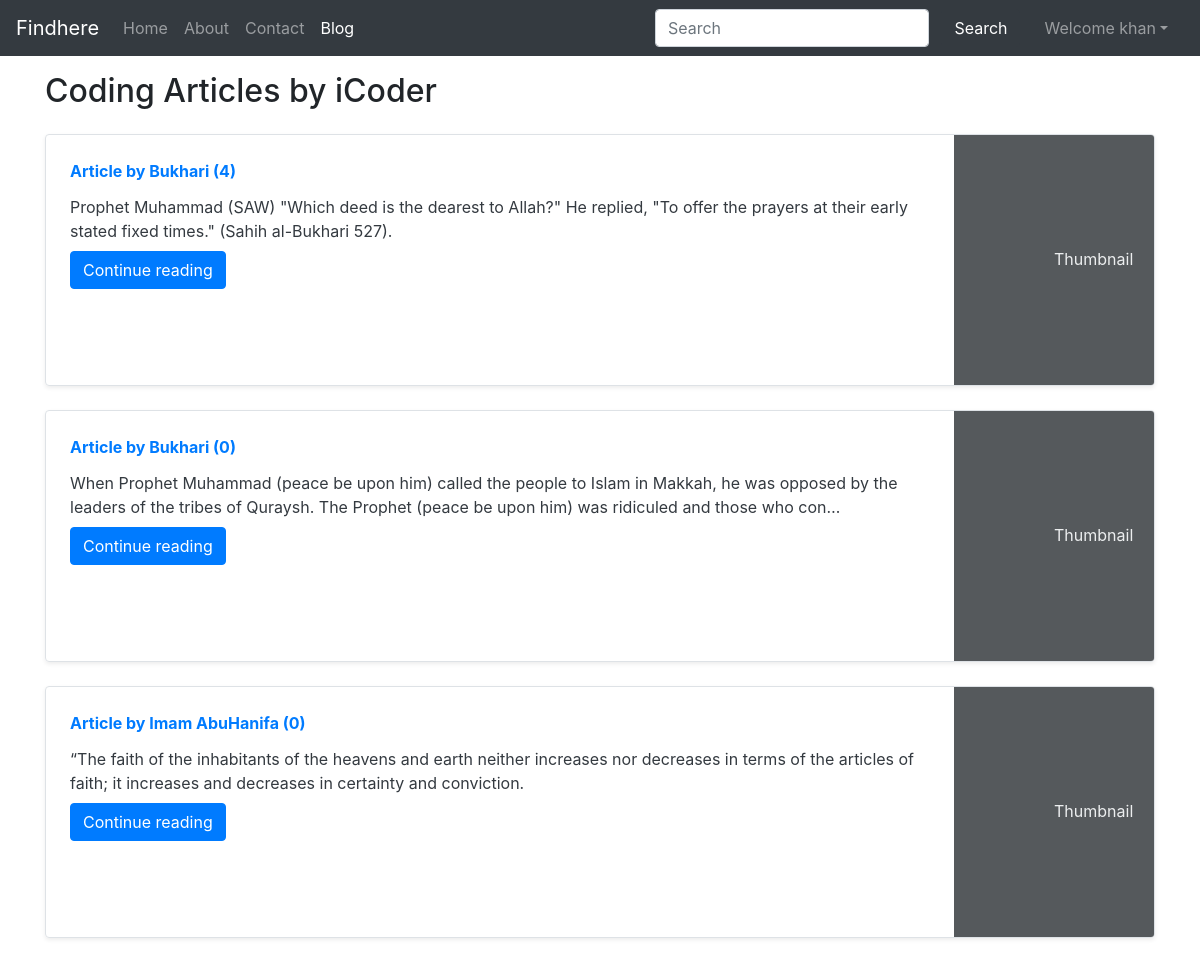
Page /blog/ (signed in) on the committed database.
### blogs/models.py (models this page shows, shortened)
class Post(models.Model):
    sno=models.AutoField(primary_key=True)
    title=models.CharField(max_length=255)
    author=models.CharField(max_length=14)
    slug=models.CharField(max_length=130)
    views= models.IntegerField(default=0)
    timeStamp=models.DateTimeField(blank=True)
    content=models.TextField()

### blogs/views.py (the view)
# urls.py: path('', views.blogHome, name="bloghome"),
def blogHome(request):
    allPosts= Post.objects.all()
    context={'allPosts': allPosts}
    return render(request, "blog/blogHome.html", context)

### templates/blog/BlogHome.html (shortened to what this page needs)
{% extends 'base.html' %}
{% block blogactive %} active {% endblock blogactive %}
{% block body %}
<div class="container my-3">
    <h2>Coding Articles by iCoder</h2>
    {% for post in allPosts  %}
    <div class="row no-gutters border rounded overflow-hidden flex-md-row mb-4 shadow-sm h-md-250 my-4 position-relative">
        <div class="col p-4 d-flex flex-column position-static">
            <strong class="d-inline-block mb-2 text-primary">Article  by {{post.author}} ({{post.views}})</strong>
            <h3 class="mb-0"><a class="text-dark" href="/blog/{{post.slug}}"{{post.title}} </a> </h3>
            <p class="card-text mb-auto">{{post.content|safe |truncatechars:200}}</p>
            <div class="my-2">
            	<a href="/blog/{{post.slug}}" role="button" class="btn btn-primary">Continue reading</a>
            </div>
        </div>
        <div class="col-auto d-none d-lg-block">
            <svg class="bd-placeholder-img" width="200" height="250" xmlns="http://www.w3.org/2000/svg" preserveAspectRatio="xMidYMid slice" focusable="false" role="img" aria-label="Placeholder: Thumbnail">
                <rect width="100%" height="100%" fill="#55595c"></rect><text x="50%" y="50%" fill="#eceeef" dy=".3em">Thumbnail</text>
            </svg>
        </div>
        </div>
        {% endfor %}
    </div>
 {% endblock %}

### templates/base.html (shortened to what this page needs)
<!doctype html>
<html lang="en">
  <head>
    <link rel="stylesheet" href="https://stackpath.bootstrapcdn.com/bootstrap/4.5.2/css/bootstrap.min.css">
  </head>
  <body>
    <nav class="navbar navbar-expand-lg navbar-dark bg-dark">
        <a class="navbar-brand" href="/">Findhere</a>
        <div class="collapse navbar-collapse" id="navbarSupportedContent">
          <ul class="navbar-nav mr-auto">
            <li class="nav-item {% block homeactive %}  {% endblock homeactive %}">
              <a class="nav-link" href="/">Home <span class="sr-only">(current)</span></a>
            </li>
            <li class="nav-item {% block aboutactive %}  {% endblock aboutactive %}" >
              <a class="nav-link" href="/about">About</a>
            </li>
            <li class="nav-item {% block contactactive %}  {% endblock contactactive %} ">
              <a class="nav-link" href="/contact">Contact</a>
            </li>
            <li class="nav-item {% block blogactive %}  {% endblock blogactive %} ">
              <a class="nav-link" href="/blog">Blog</a>
            </li>
          </ul>
          <div class="ml-auto form-inline ">
          <form method="get" action="/search"class="my-2 my-lg-0 mx-3">
            <input class="form-control mr-sm-2" type="search" placeholder="Search" aria-label="Search" name="query" id="query">
            <button class="btn btn-dark my-2 my-sm-0 " type="submit">Search</button>
          </form>
{% if user.is_authenticated %}
<ul class="navbar-nav mr-2">
<li class="nav-item dropdown">
<a class="nav-link dropdown-toggle" href='#' id="navbarDropdown" role="button" data-toggle="dropdown"> Welcome {{request.user}}</a>
      </li>
      </ul>
      </div>
{% endif %}
        </div>
      </nav>
      {% block body %}  {% endblock body %}
  </body>
</html>

### rows in the picture
Post: author "Bukhari", views "4", content "Prophet Muhammad (SAW) \"Which deed is the dearest to Allah?\" He replied, \"To offer the prayers at their early stated fixed times.\" (Sahih al-Bukhari 527)."
Post: author "Bukhari", views "0", content "When Prophet Muhammad (peace be upon him) called the people to Islam in Makkah, he was opposed by the leaders of the tribes of Quraysh. The Prophet (peace be upon him) was ridiculed and those who con…"
Post: author "Imam AbuHanifa", views "0", content "“The faith of the inhabitants of the heavens and earth neither increases nor decreases in terms of the articles of faith; it increases and decreases in certainty and conviction."

### other values in the picture
{{ request.user }} "khan"
